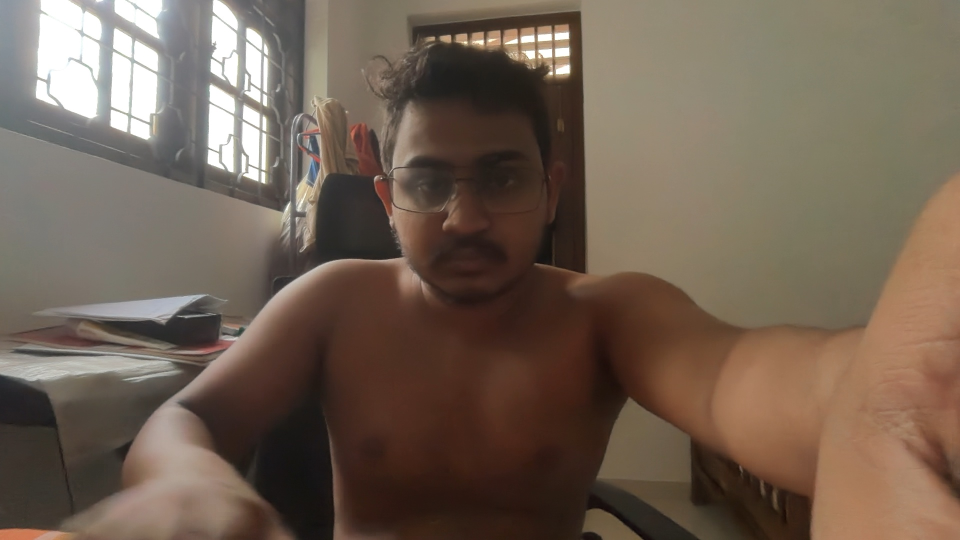
#> input picture camera_test.jpg, 1920 x 1080 px (shown at 1/2 size)
$ python -i scene_analyst.py   (imports and definitions only)
#> lines starting #> are read from the running program, lines starting #| are printed output that depends on the picture
"""Scene Intelligence — uses Qwen-VL to analyse a camera frame and propose
monitoring rules grounded in what the model actually observes."""

import base64
import json
import logging
from io import BytesIO

import requests
import urllib3
from PIL import Image

import config

log = logging.getLogger(__name__)

# ── prompt ────────────────────────────────────────────────────────────────────

SCENE_PROMPT = """\
You are a workplace safety analyst examining a live camera view. \
Describe what you observe and propose monitoring rules.

Respond ONLY with valid JSON in this exact structure (no markdown, no commentary):
{
  "scene_type": "short description of the environment, e.g. 'warehouse floor' or 'manufacturing bay'",
  "observed": ["list", "of", "specific objects, equipment, people and hazards you can actually see"],
  "suggested_zones": [
    {
      "name": "short zone name",
      "reason": "why this area needs monitoring",
      "approx_bounds": [x1, y1, x2, y2]
    }
  ],
  "suggested_rules": [
    {
      "rule_text": "a state-based monitoring rule phrased as a question or condition",
      "rule_type": "standard" | "proximity" | "ppe_check",
      "subject": "only for proximity rules, otherwise omit",
      "hazard": "only for proximity rules, otherwise omit",
      "required_ppe": ["only", "for", "ppe_check"],
      "zone_name": "the suggested zone this applies to, or null for whole frame",
      "reason": "one sentence explaining why this rule matters for this scene",
      "priority": "high" | "medium" | "low"
    }
  ]
}

Guidelines:
- approx_bounds values are normalised 0-1, where [0,0] is top-left and [1,1] is bottom-right.
- Propose between 4 and 7 rules.
- Only propose rules relevant to what is actually visible.
- Phrase all rules as state descriptions (e.g. "Is a person inside this zone without a hard hat?") \
  NOT event descriptions (e.g. "Person enters zone"), because single-frame analysis cannot detect transitions.
- Do not invent regulations or standards that are not visible in the scene."""

# ── helpers ───────────────────────────────────────────────────────────────────


def _encode_frame(frame_bytes: bytes) -> str:
    """Resize if needed and return base64-encoded JPEG."""
    img = Image.open(BytesIO(frame_bytes)).convert("RGB")
    w, h = img.size
    long_side = max(w, h)
    if long_side > config.MAX_LONG_SIDE:
        scale = config.MAX_LONG_SIDE / long_side
        img = img.resize((int(w * scale), int(h * scale)), Image.LANCZOS)
    buf = BytesIO()
    img.save(buf, format="JPEG", quality=85)
    return base64.b64encode(buf.getvalue()).decode("utf-8")


# [56 lines left out: function _call_vlm, not called in this run]


# ── public API ────────────────────────────────────────────────────────────────


def analyse_scene(frame_bytes: bytes) -> dict:
    """Analyse a single camera frame and return structured scene intelligence.

    Parameters
    ----------
    frame_bytes : bytes
        JPEG-encoded image bytes.

    Returns
    -------
    dict with keys: scene_type, observed, suggested_zones, suggested_rules
    """
    b64 = _encode_frame(frame_bytes)
    result = _call_vlm(b64)

    # Normalise: ensure lists exist
    result.setdefault("observed", [])
    result.setdefault("suggested_zones", [])
    result.setdefault("suggested_rules", [])

    # Validate each rule has required fields
    valid_types = {"standard", "proximity", "ppe_check"}
    valid_priorities = {"high", "medium", "low"}
    clean_rules = []
    for r in result["suggested_rules"]:
        if "rule_text" not in r:
            continue
        r["rule_type"] = r.get("rule_type", "standard")
        if r["rule_type"] not in valid_types:
            r["rule_type"] = "standard"
        r["priority"] = r.get("priority", "medium")
        if r["priority"] not in valid_priorities:
            r["priority"] = "medium"
        clean_rules.append(r)
    result["suggested_rules"] = clean_rules

    # Validate zone bounds
    clean_zones = []
    for z in result["suggested_zones"]:
        if "name" not in z or "approx_bounds" not in z:
            continue
        bounds = z["approx_bounds"]
        if not (isinstance(bounds, list) and len(bounds) == 4):
            continue
        # Clamp to 0-1
        z["approx_bounds"] = [max(0.0, min(1.0, float(v))) for v in bounds]
        clean_zones.append(z)
    result["suggested_zones"] = clean_zones

    return result

>>> import cv2
>>> picture = cv2.imread('camera_test.jpg', cv2.IMREAD_GRAYSCALE)
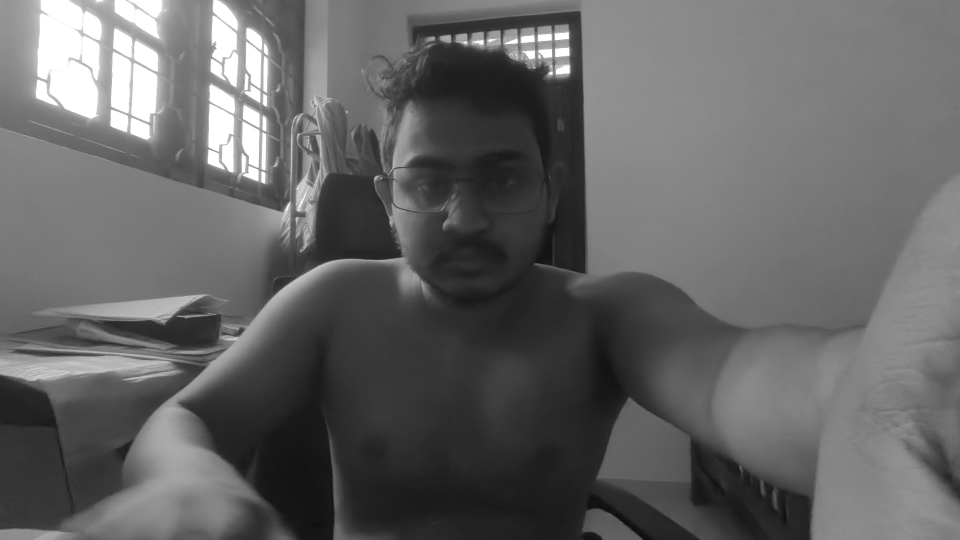
#> picture: shape (1080, 1920) (shown at 1/2 size); min 6, max 255, mean 100.3
#> (the run stopped early here; a loop or call above may not have finished)

$ run again, on debug_frame_15.jpg
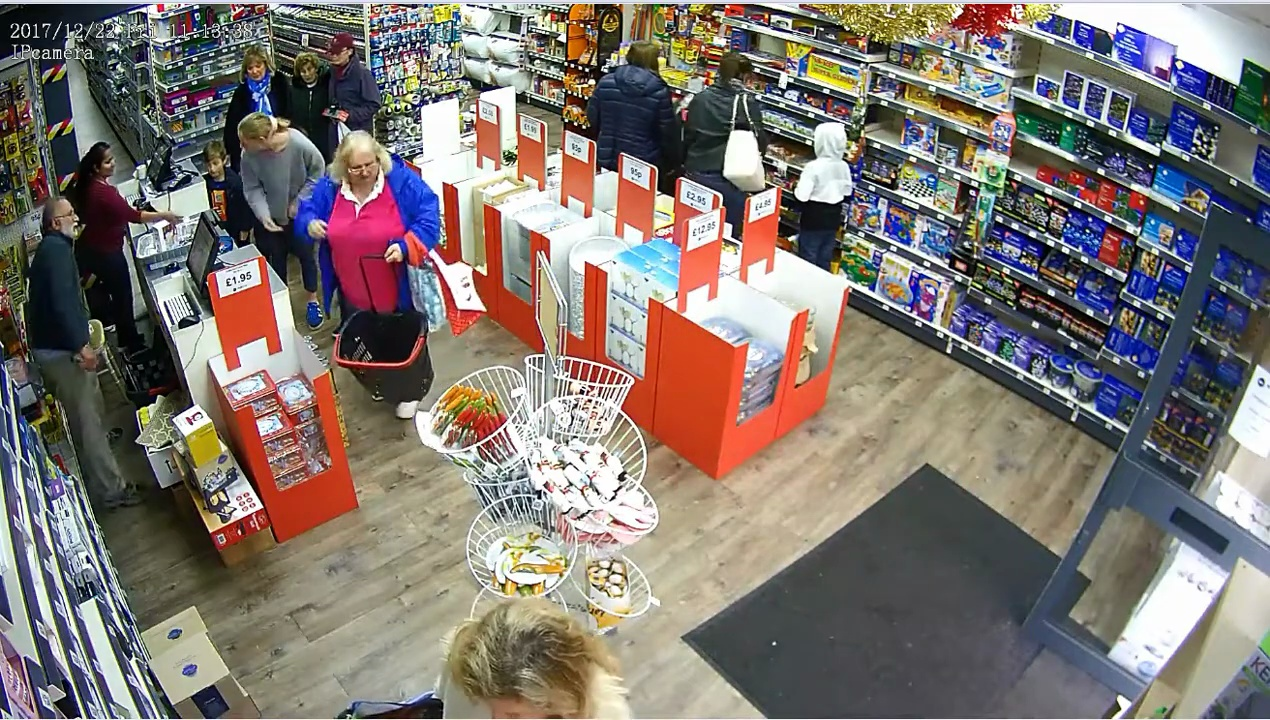
#> input picture debug_frame_15.jpg, 1270 x 720 px
#> `picture = cv2.imread('camera_test.jpg', cv2.IMREAD_GRAYSCALE)`:
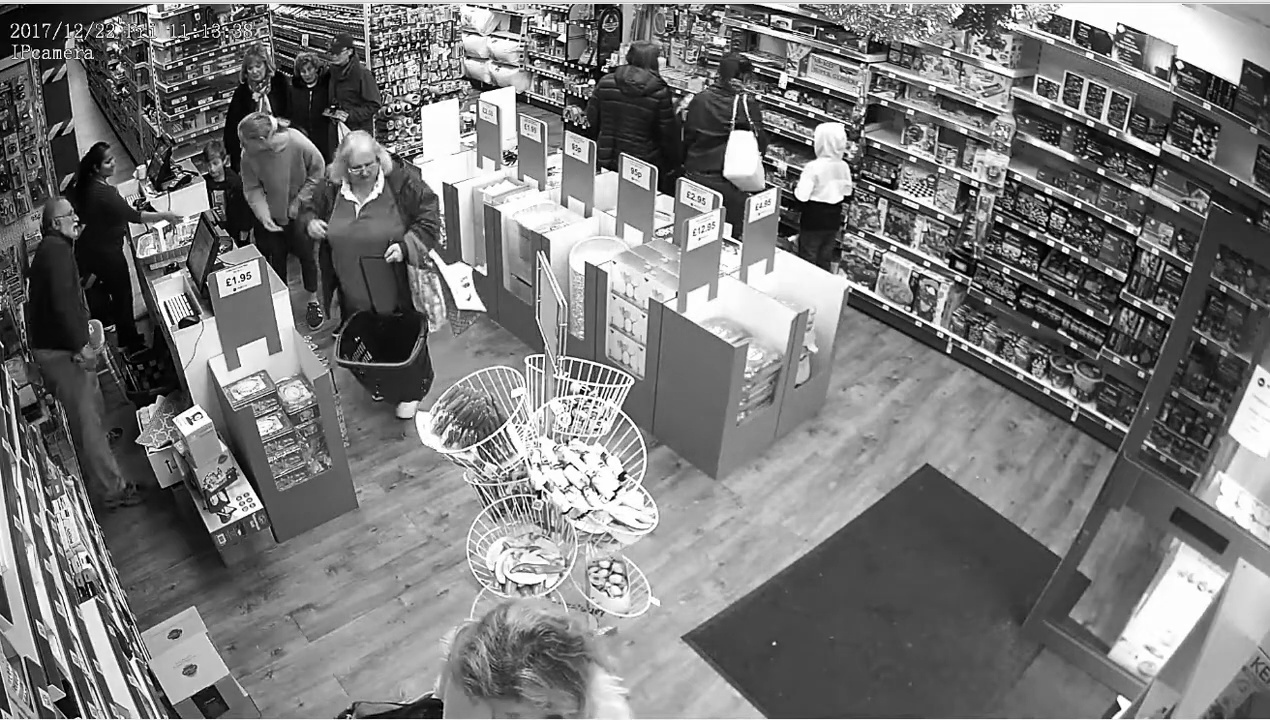
#> picture: shape (720, 1270); min 0, max 255, mean 120.4

$ run again, on debug_frame_25.jpg
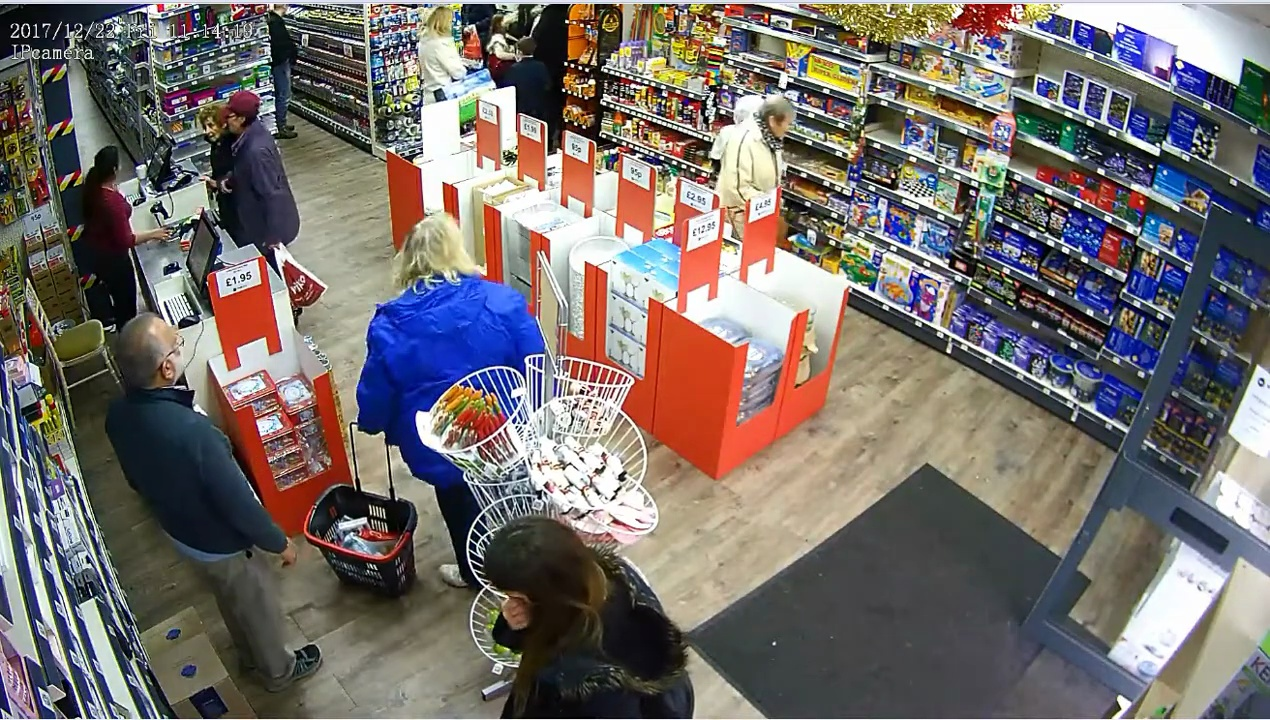
#> input picture debug_frame_25.jpg, 1270 x 720 px
#> `picture = cv2.imread('camera_test.jpg', cv2.IMREAD_GRAYSCALE)`:
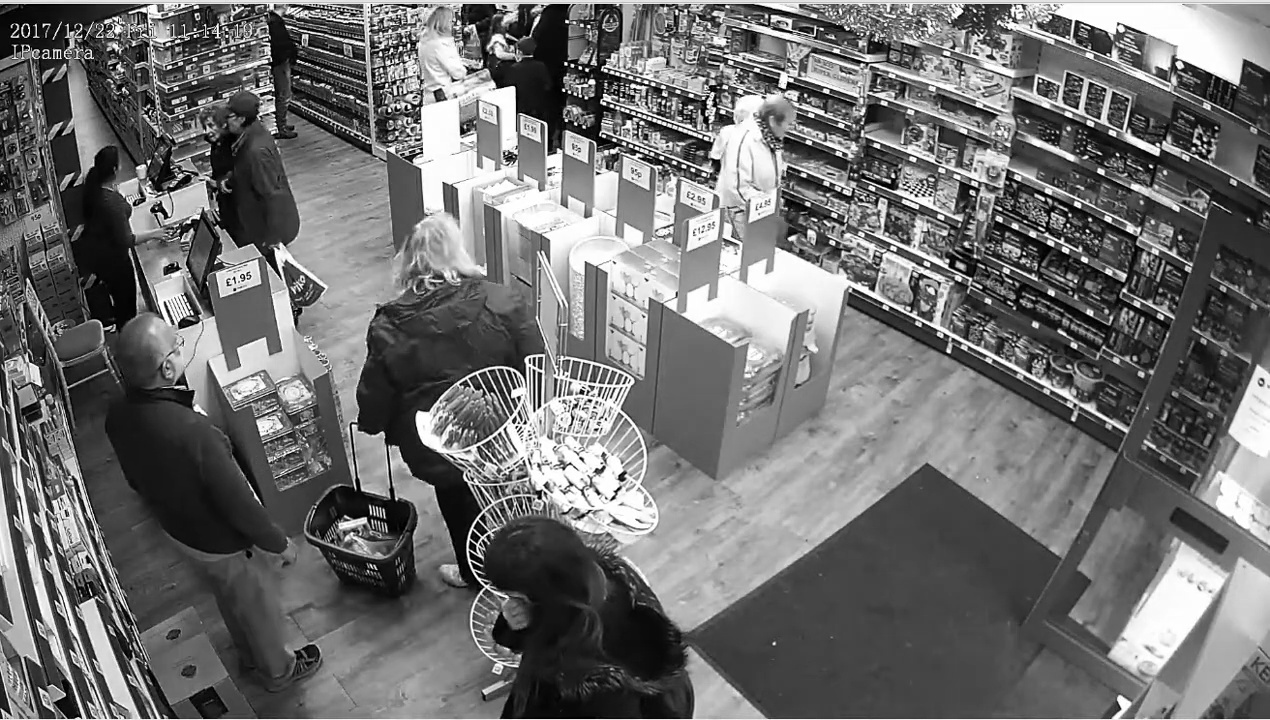
#> picture: shape (720, 1270); min 0, max 255, mean 111.5

$ run again, on debug_frame_5.jpg
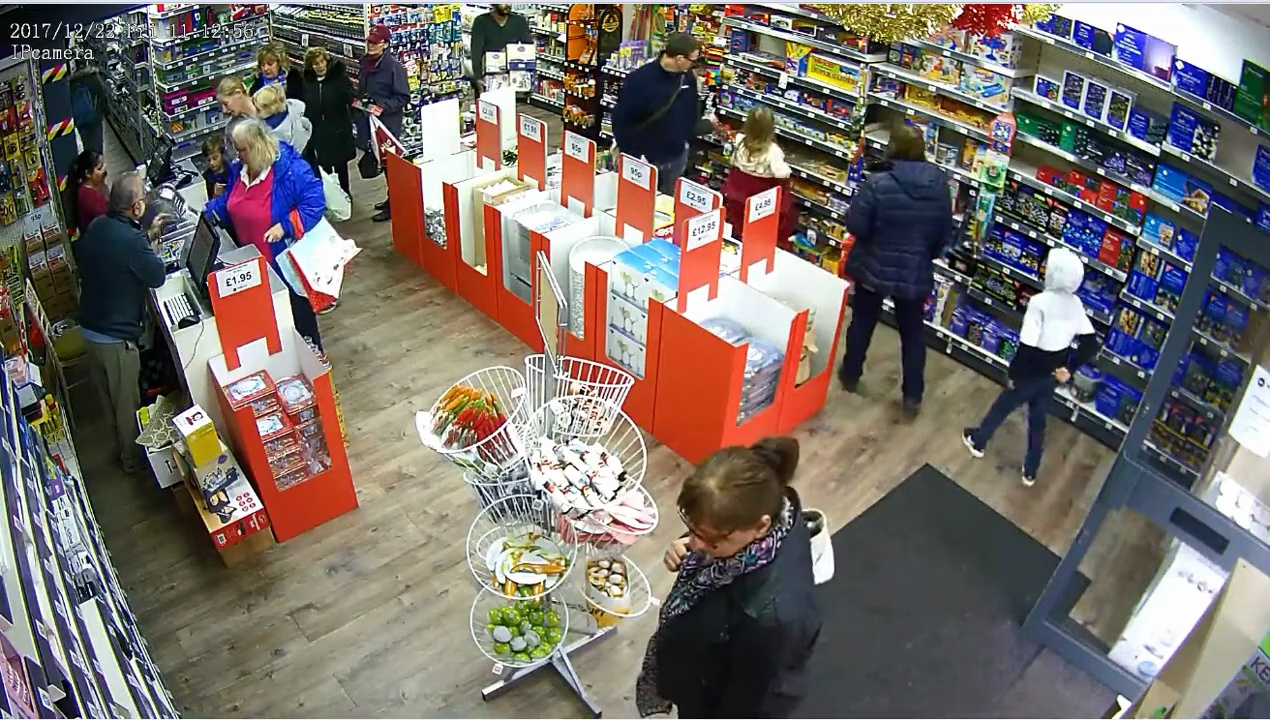
#> input picture debug_frame_5.jpg, 1270 x 720 px
#> `picture = cv2.imread('camera_test.jpg', cv2.IMREAD_GRAYSCALE)`:
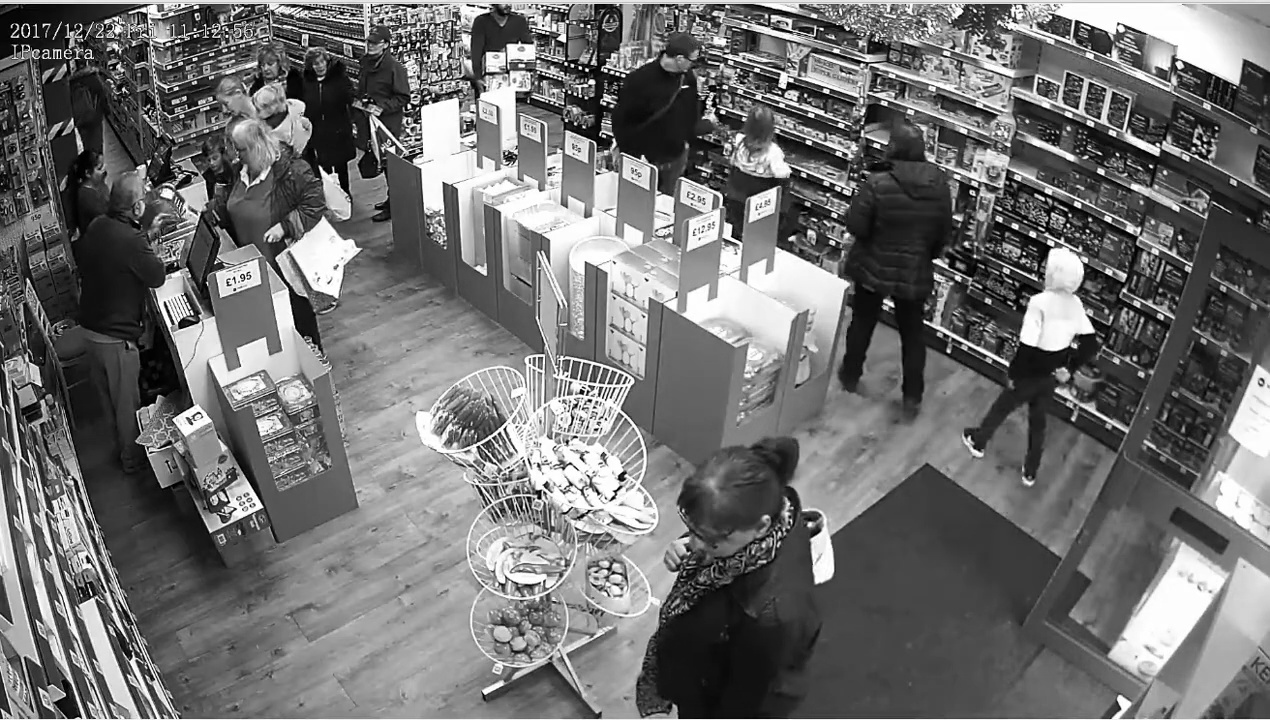
#> picture: shape (720, 1270); min 0, max 255, mean 112.1
